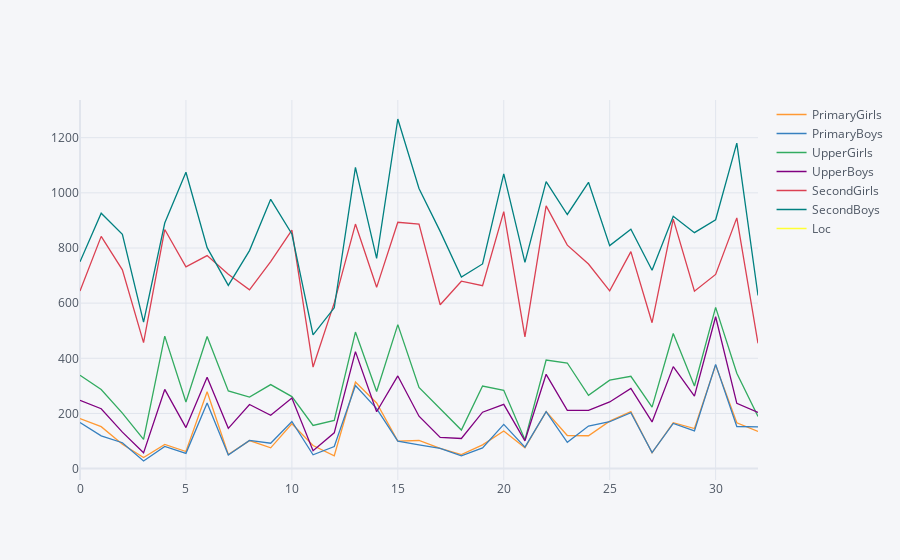

Notebook code for this chart:
### Code cell
Category_Final.iplot()

### Figure 1 — Plotly figure (JSON) as saved in the notebook; plotly's stock layout.template omitted (floating-point values rounded to 4 significant figures)
{"data": [{"line": {"color": "rgba(255, 153, 51, 1.0)", "dash": "solid", "shape": "linear", "width": 1.3}, "mode": "lines", "name": "PrimaryGirls", "text": "", "type": "scatter", "x": [0, 1, 2, 3, 4, 5, 6, 7, 8, 9, 10, 11, 12, 13, 14, 15, 16, 17, 18, 19, 20, 21, 22, 23, 24, 25, 26, 27, 28, 29, 30, 31, 32], "y": [181.7, 152.2, 88.29, 40.41, 87.97, 61.98, 278.9, 51.15, 101.6, 75.39, 162.8, 83.55, 46.56, 314.2, 238.1, 99.57, 102.0, 73.79, 50.89, 86.14, 136.6, 75.35, 206.6, 120.1, 119.2, 172.1, 206.6, 57.42, 166.5, 145.3, 375.3, 166.4, 135.0]}, {"line": {"color": "rgba(55, 128, 191, 1.0)", "dash": "solid", "shape": "linear", "width": 1.3}, "mode": "lines", "name": "PrimaryBoys", "text": "", "type": "scatter", "x": [0, 1, 2, 3, 4, 5, 6, 7, 8, 9, 10, 11, 12, 13, 14, 15, 16, 17, 18, 19, 20, 21, 22, 23, 24, 25, 26, 27, 28, 29, 30, 31, 32], "y": [167.4, 118.7, 93.83, 27.6, 80.67, 55.27, 237.9, 49.59, 102.4, 92.05, 171, 50.19, 79.95, 301.4, 217.8, 99.33, 85.91, 73.46, 46.41, 75.07, 160.3, 77.8, 206.7, 95.38, 154.3, 169.9, 202.5, 58.29, 163.8, 136.6, 377.9, 152.7, 151.1]}, {"line": {"color": "rgba(50, 171, 96, 1.0)", "dash": "solid", "shape": "linear", "width": 1.3}, "mode": "lines", "name": "UpperGirls", "text": "", "type": "scatter", "x": [0, 1, 2, 3, 4, 5, 6, 7, 8, 9, 10, 11, 12, 13, 14, 15, 16, 17, 18, 19, 20, 21, 22, 23, 24, 25, 26, 27, 28, 29, 30, 31, 32], "y": [338.3, 286.9, 201.2, 106.1, 480.3, 241.7, 479.2, 281.8, 259.4, 304.7, 261.2, 156.7, 174.7, 495.1, 279.7, 522.3, 294.6, 217.4, 139.9, 299.6, 283.9, 104.2, 393.8, 383.0, 265.5, 320.6, 334.8, 223.0, 490.0, 299.4, 584.9, 345.6, 188.8]}, {"line": {"color": "rgba(128, 0, 128, 1.0)", "dash": "solid", "shape": "linear", "width": 1.3}, "mode": "lines", "name": "UpperBoys", "text": "", "type": "scatter", "x": [0, 1, 2, 3, 4, 5, 6, 7, 8, 9, 10, 11, 12, 13, 14, 15, 16, 17, 18, 19, 20, 21, 22, 23, 24, 25, 26, 27, 28, 29, 30, 31, 32], "y": [247.9, 217.2, 132.1, 57.19, 287.1, 148.7, 330.9, 145.9, 232.4, 193.5, 256.1, 64.64, 129.8, 424.2, 206.2, 336.1, 190.1, 113.2, 109.2, 204.6, 233.2, 100.8, 341.9, 211, 211.0, 241.7, 290.6, 169.4, 369.8, 263.1, 550.7, 236.8, 203.9]}, {"line": {"color": "rgba(219, 64, 82, 1.0)", "dash": "solid", "shape": "linear", "width": 1.3}, "mode": "lines", "name": "SecondGirls", "text": "", "type": "scatter", "x": [0, 1, 2, 3, 4, 5, 6, 7, 8, 9, 10, 11, 12, 13, 14, 15, 16, 17, 18, 19, 20, 21, 22, 23, 24, 25, 26, 27, 28, 29, 30, 31, 32], "y": [643.7, 842.1, 721.0, 456.9, 866.9, 731.4, 772.6, 704.9, 648.3, 750.6, 864.8, 368.3, 600.8, 886.8, 657.4, 893.5, 886.4, 594.2, 679.6, 663.3, 932.1, 477.9, 952.7, 810.3, 741.9, 644.6, 786.9, 529.2, 905.0, 643.3, 704.3, 909.2, 454.2]}, {"line": {"color": "rgba(0, 128, 128, 1.0)", "dash": "solid", "shape": "linear", "width": 1.3}, "mode": "lines", "name": "SecondBoys", "text": "", "type": "scatter", "x": [0, 1, 2, 3, 4, 5, 6, 7, 8, 9, 10, 11, 12, 13, 14, 15, 16, 17, 18, 19, 20, 21, 22, 23, 24, 25, 26, 27, 28, 29, 30, 31, 32], "y": [749.9, 926.2, 849.6, 530.9, 890.5, 1075.0, 801.1, 664.6, 790.5, 976.4, 850.8, 485.1, 583.0, 1092.0, 762.1, 1268.0, 1016.0, 860.3, 694.9, 742.2, 1069.0, 748.1, 1041.0, 921.6, 1038.0, 808.7, 868.5, 719.3, 914.9, 855.6, 902.5, 1180.0, 628.2]}, {"line": {"color": "rgba(255, 255, 51, 1.0)", "dash": "solid", "shape": "linear", "width": 1.3}, "mode": "lines", "name": "Loc", "text": "", "type": "scatter", "x": [0, 1, 2, 3, 4, 5, 6, 7, 8, 9, 10, 11, 12, 13, 14, 15, 16, 17, 18, 19, 20, 21, 22, 23, 24, 25, 26, 27, 28, 29, 30, 31, 32], "y": ["AHMEDABAD", "AMRELI", "ANAND", "ARAVALLI", "BANAS KANTHA", "BHARUCH", "BHAVNAGAR", "BOTAD", "CHHOTAUDEPUR", "DEVBHOOMI DWARKA", "DOHAD", "GANDHINAGAR", "GIR SOMNATH", "JAMNAGAR", "JUNAGADH", "KACHCHH", "KHEDA", "MAHESANA", "MAHISAGAR", "MORBI", "NARMADA", "NAVSARI", "PANCH MAHALS", "PATAN", "PORBANDAR", "RAJKOT", "SABAR KANTHA", "SURAT", "SURENDRANAGAR", "TAPI", "THE DANGS", "VADODARA", "VALSAD"]}], "layout": {"autosize": true, "legend": {"bgcolor": "#F5F6F9", "font": {"color": "#4D5663"}}, "paper_bgcolor": "#F5F6F9", "plot_bgcolor": "#F5F6F9", "title": {"font": {"color": "#4D5663"}}, "xaxis": {"autorange": true, "gridcolor": "#E1E5ED", "range": [0, 32], "showgrid": true, "tickfont": {"color": "#4D5663"}, "title": {"font": {"color": "#4D5663"}, "text": ""}, "type": "linear", "zerolinecolor": "#E1E5ED"}, "yaxis": {"autorange": true, "gridcolor": "#E1E5ED", "range": [-41.3, 1337.0], "showgrid": true, "tickfont": {"color": "#4D5663"}, "title": {"font": {"color": "#4D5663"}, "text": ""}, "type": "linear", "zerolinecolor": "#E1E5ED"}}}
